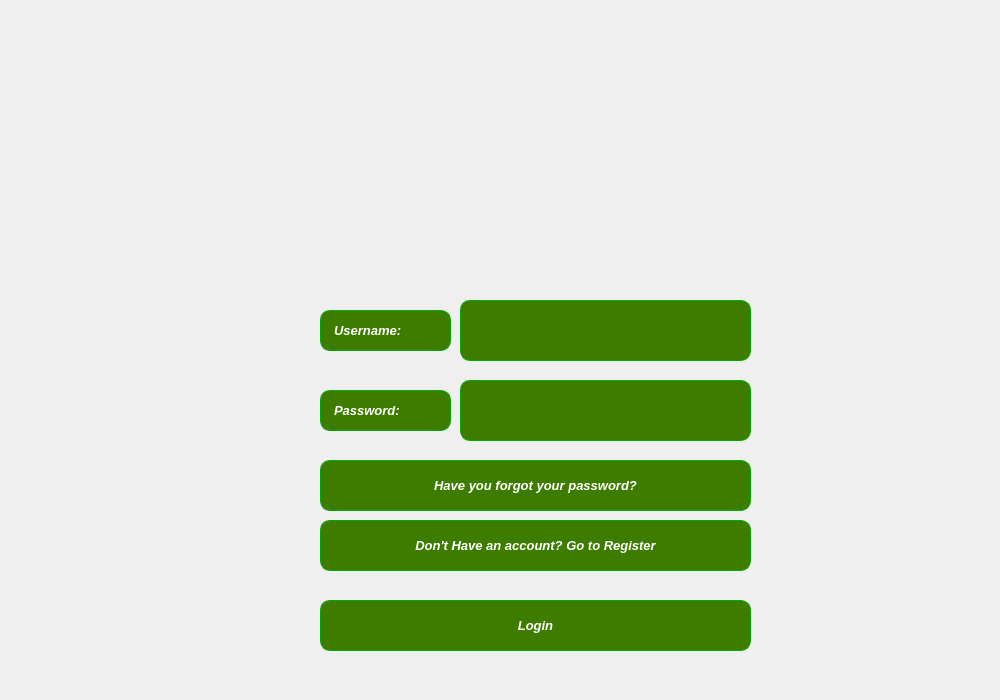
<?xml version="1.0" encoding="UTF-8"?>
<ui version="4.0">
 <class>Login</class>
 <widget class="QWidget" name="Login">
  <property name="geometry">
   <rect>
    <x>0</x>
    <y>0</y>
    <width>1000</width>
    <height>700</height>
   </rect>
  </property>
  <property name="acceptDrops">
   <bool>true</bool>
  </property>
  <property name="windowTitle">
   <string>Login</string>
  </property>
  <property name="autoFillBackground">
   <bool>false</bool>
  </property>
  <property name="styleSheet">
   <string notr="true"/>
  </property>
  <widget class="QWidget" name="widget" native="true">
   <property name="geometry">
    <rect>
     <x>0</x>
     <y>0</y>
     <width>1011</width>
     <height>701</height>
    </rect>
   </property>
   <property name="styleSheet">
    <string notr="true">background-image: url(:/resources/images/background/b7.jpg);</string>
   </property>
   <widget class="QPushButton" name="resetPassword">
    <property name="geometry">
     <rect>
      <x>320</x>
      <y>460</y>
      <width>431</width>
      <height>51</height>
     </rect>
    </property>
    <property name="font">
     <font>
      <pointsize>10</pointsize>
      <italic>true</italic>
      <bold>true</bold>
     </font>
    </property>
    <property name="styleSheet">
     <string notr="true">color: rgb(255, 255, 255);
background-color: rgb(62, 124, 0);
border: 1px solid rgb(0, 170, 0);
border-radius: 10px;
padding:10px;
</string>
    </property>
    <property name="text">
     <string>Have you forgot your password?</string>
    </property>
   </widget>
   <widget class="QPushButton" name="registerLink">
    <property name="geometry">
     <rect>
      <x>320</x>
      <y>520</y>
      <width>431</width>
      <height>51</height>
     </rect>
    </property>
    <property name="font">
     <font>
      <pointsize>10</pointsize>
      <italic>true</italic>
      <bold>true</bold>
     </font>
    </property>
    <property name="styleSheet">
     <string notr="true">color: rgb(255, 255, 255);
background-color: rgb(62, 124, 0);
border: 1px solid rgb(0, 170, 0);
border-radius: 10px;
padding:10px;</string>
    </property>
    <property name="text">
     <string>Don't Have an account? Go to Register</string>
    </property>
   </widget>
   <widget class="QPushButton" name="submit">
    <property name="geometry">
     <rect>
      <x>320</x>
      <y>600</y>
      <width>431</width>
      <height>51</height>
     </rect>
    </property>
    <property name="font">
     <font>
      <pointsize>10</pointsize>
      <italic>true</italic>
      <bold>true</bold>
     </font>
    </property>
    <property name="styleSheet">
     <string notr="true">color: rgb(255, 255, 255);
background-color: rgb(62, 124, 0);
border: 1px solid rgb(0, 170, 0);
border-radius: 10px;
padding:10px;</string>
    </property>
    <property name="text">
     <string>Login</string>
    </property>
   </widget>
   <widget class="QLabel" name="passwordLabel">
    <property name="geometry">
     <rect>
      <x>320</x>
      <y>390</y>
      <width>131</width>
      <height>41</height>
     </rect>
    </property>
    <property name="font">
     <font>
      <pointsize>10</pointsize>
      <italic>true</italic>
      <bold>true</bold>
     </font>
    </property>
    <property name="styleSheet">
     <string notr="true">color: rgb(255, 255, 255);
background-color: rgb(62, 124, 0);
border: 1px solid rgb(0, 170, 0);
border-radius: 10px;
padding:10px;</string>
    </property>
    <property name="text">
     <string>Password:</string>
    </property>
   </widget>
   <widget class="QLabel" name="usernameLabel">
    <property name="geometry">
     <rect>
      <x>320</x>
      <y>310</y>
      <width>131</width>
      <height>41</height>
     </rect>
    </property>
    <property name="font">
     <font>
      <pointsize>10</pointsize>
      <italic>true</italic>
      <bold>true</bold>
     </font>
    </property>
    <property name="styleSheet">
     <string notr="true">color: rgb(255, 255, 255);
background-color: rgb(62, 124, 0);
border: 1px solid rgb(0, 170, 0);
border-radius: 10px;
padding:10px;</string>
    </property>
    <property name="text">
     <string>Username:</string>
    </property>
    <property name="scaledContents">
     <bool>false</bool>
    </property>
   </widget>
   <widget class="QLineEdit" name="password">
    <property name="geometry">
     <rect>
      <x>460</x>
      <y>380</y>
      <width>291</width>
      <height>61</height>
     </rect>
    </property>
    <property name="font">
     <font>
      <bold>true</bold>
     </font>
    </property>
    <property name="acceptDrops">
     <bool>false</bool>
    </property>
    <property name="styleSheet">
     <string notr="true">color: rgb(255, 255, 255);
background-color: rgb(62, 124, 0);
border: 1px solid rgb(0, 170, 0);
border-radius: 10px;
padding:10px;</string>
    </property>
    <property name="echoMode">
     <enum>QLineEdit::Password</enum>
    </property>
   </widget>
   <widget class="QLineEdit" name="username">
    <property name="geometry">
     <rect>
      <x>460</x>
      <y>300</y>
      <width>291</width>
      <height>61</height>
     </rect>
    </property>
    <property name="font">
     <font>
      <pointsize>13</pointsize>
      <bold>true</bold>
     </font>
    </property>
    <property name="styleSheet">
     <string notr="true">color: rgb(255, 255, 255);
background-color: rgb(62, 124, 0);
border: 1px solid rgb(0, 170, 0);
border-radius: 10px;
padding:10px;</string>
    </property>
    <property name="text">
     <string/>
    </property>
   </widget>
   <widget class="QFrame" name="frame">
    <property name="geometry">
     <rect>
      <x>-20</x>
      <y>-10</y>
      <width>1031</width>
      <height>711</height>
     </rect>
    </property>
    <property name="styleSheet">
     <string notr="true">background-image:url(:/resources/images/background/b7.png)</string>
    </property>
    <property name="frameShape">
     <enum>QFrame::StyledPanel</enum>
    </property>
    <property name="frameShadow">
     <enum>QFrame::Raised</enum>
    </property>
   </widget>
   <zorder>frame</zorder>
   <zorder>resetPassword</zorder>
   <zorder>registerLink</zorder>
   <zorder>submit</zorder>
   <zorder>passwordLabel</zorder>
   <zorder>usernameLabel</zorder>
   <zorder>password</zorder>
   <zorder>username</zorder>
  </widget>
 </widget>
 <resources/>
 <connections/>
</ui>
